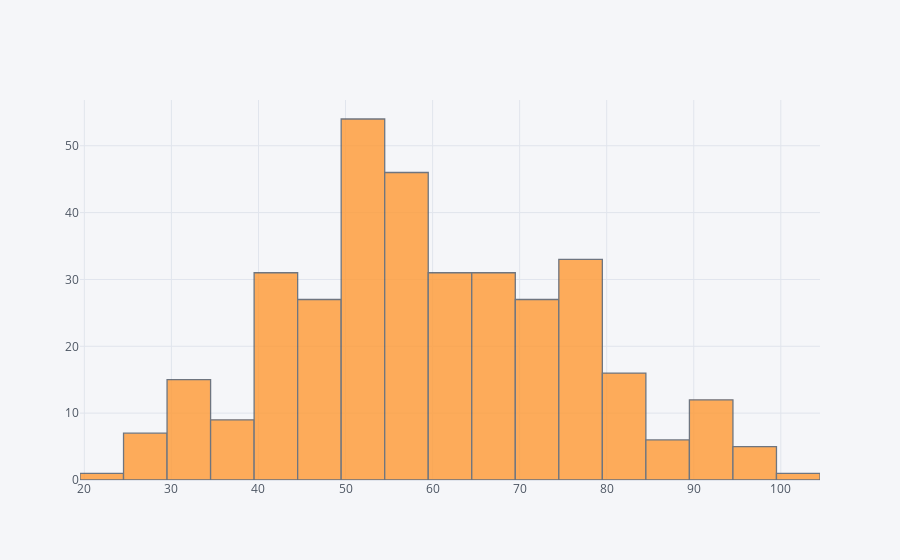

Source (notebook cell):
### Code cell
# посмотрим на получившееся распределение score:

data.score.iplot(kind='histogram')

### Figure 1 — Plotly figure (JSON) as saved in the notebook; plotly's stock layout.template omitted (floating-point values rounded to 4 significant figures; data arrays with more than 128 entries replaced by an {"elided": "..."} marker saying what was removed)
{"data": [{"histfunc": "count", "histnorm": "", "marker": {"color": "rgba(255, 153, 51, 1.0)", "line": {"color": "#4D5663", "width": 1.3}}, "name": "score", "opacity": 0.8, "orientation": "v", "type": "histogram", "x": {"elided": "352 int values"}}], "layout": {"barmode": "overlay", "legend": {"bgcolor": "#F5F6F9", "font": {"color": "#4D5663"}}, "paper_bgcolor": "#F5F6F9", "plot_bgcolor": "#F5F6F9", "title": {"font": {"color": "#4D5663"}}, "xaxis": {"gridcolor": "#E1E5ED", "showgrid": true, "tickfont": {"color": "#4D5663"}, "title": {"font": {"color": "#4D5663"}, "text": ""}, "zerolinecolor": "#E1E5ED"}, "yaxis": {"gridcolor": "#E1E5ED", "showgrid": true, "tickfont": {"color": "#4D5663"}, "title": {"font": {"color": "#4D5663"}, "text": ""}, "zerolinecolor": "#E1E5ED"}}}
